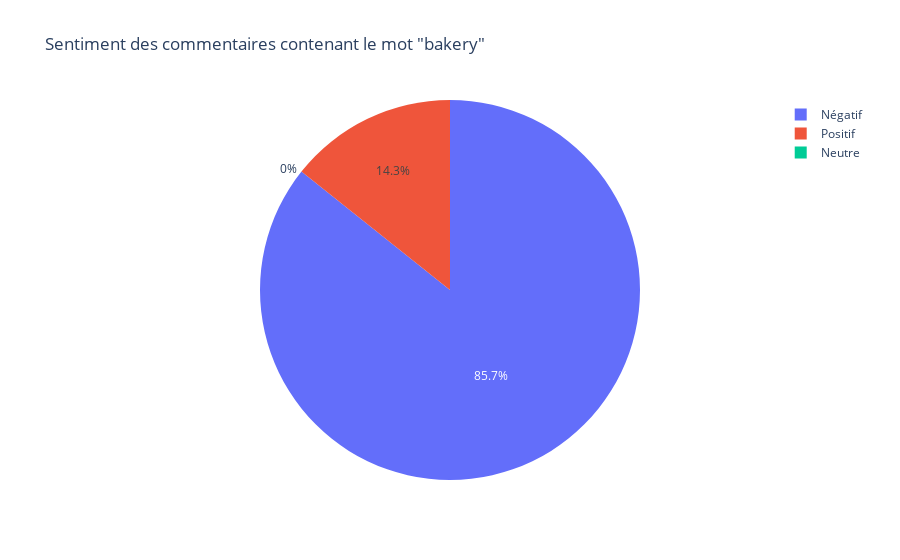
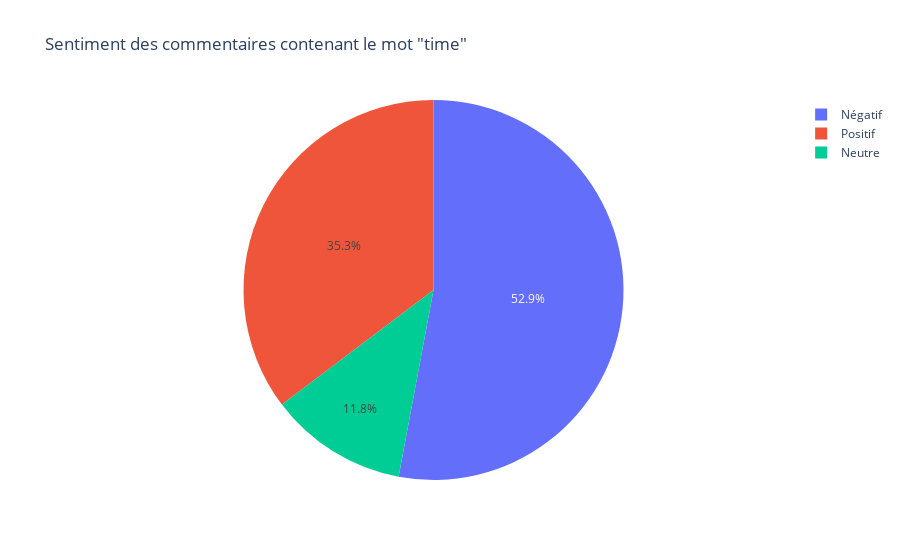
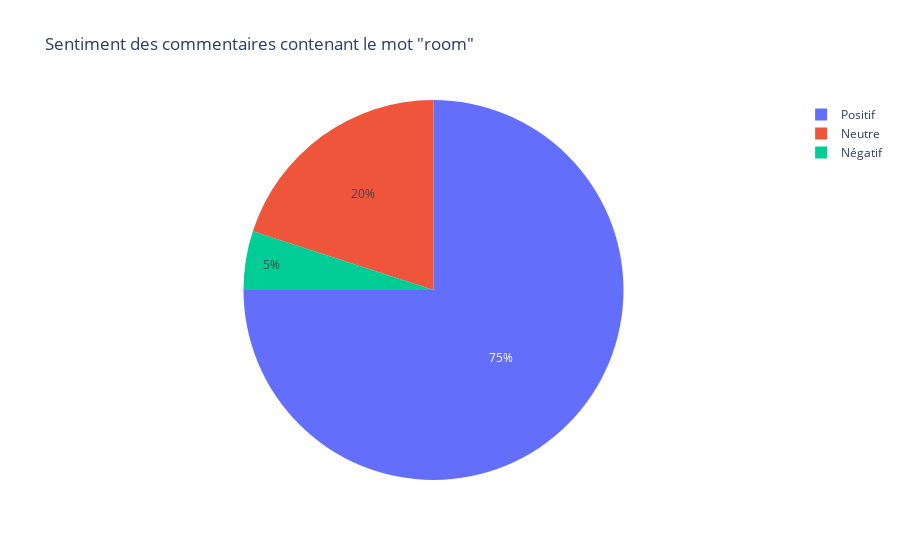

The notebook cell saved with these charts, in order:
### Code cell
# Créer une liste de tous les commentaires positifs, négatifs et neutres
commentaires_positifs = df[df['label (roberta)'] == 'POSITIVE']['Text']
commentaires_negatifs = df[df['label (roberta)'] == 'NEGATIVE']['Text']
commentaires_neutres = df[df['label (roberta)'] == 'NEUTRAL']['Text']

for i in top_noms_communs:
    nom = i[0]
    # Compter le nombre de commentaires positifs, négatifs, et neutres pour le nom courant
    nb_positifs = commentaires_positifs.str.contains(nom, flags=re.IGNORECASE, regex=True).sum()
    nb_negatifs = commentaires_negatifs.str.contains(nom, flags=re.IGNORECASE, regex=True).sum()
    nb_neutres = commentaires_neutres.str.contains(nom, flags=re.IGNORECASE, regex=True).sum()

    # Créer une liste contenant le nombre de commentaires positifs, négatifs, et neutres pour le nom courant
    liste = [nb_positifs, nb_negatifs, nb_neutres]

    # Creer une pie chart pour le nom courant
    fig = go.Figure(data=[go.Pie(labels=['Positif', 'Négatif', 'Neutre'], values=liste)])
    fig.update_layout(title_text='Sentiment des commentaires contenant le mot "' + nom + '"')
    fig.show()
    fig_json = fig.to_json()
    figs_json.append(fig_json)

### Figure 1 — Plotly figure (JSON) as saved in the notebook; plotly's stock layout.template omitted (floating-point values rounded to 4 significant figures)
{"data": [{"labels": ["Positif", "Négatif", "Neutre"], "type": "pie", "values": [2, 12, 0]}], "layout": {"title": {"text": "Sentiment des commentaires contenant le mot \"bakery\""}}}

### Figure 2 — Plotly figure (JSON) as saved in the notebook; plotly's stock layout.template omitted (floating-point values rounded to 4 significant figures)
{"data": [{"labels": ["Positif", "Négatif", "Neutre"], "type": "pie", "values": [6, 9, 2]}], "layout": {"title": {"text": "Sentiment des commentaires contenant le mot \"time\""}}}

### Figure 3 — Plotly figure (JSON) as saved in the notebook; plotly's stock layout.template omitted (floating-point values rounded to 4 significant figures)
{"data": [{"labels": ["Positif", "Négatif", "Neutre"], "type": "pie", "values": [15, 1, 4]}], "layout": {"title": {"text": "Sentiment des commentaires contenant le mot \"room\""}}}
